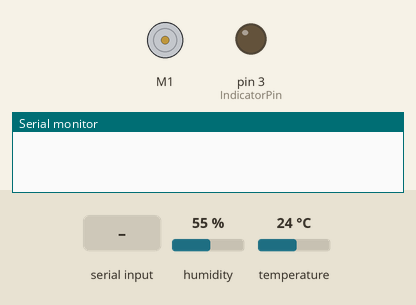
Recording of a sketch running on a simulated Arduino Uno, built with avr-gcc and run on an emulated ATmega328P. On the bench: DC motor (green arrow = forward, orange = backward, longer = faster), output pins drawn as LEDs (lit = HIGH), the last lines printed to the serial monitor. Inputs (shaded band) come from the test bench; at power-on: humidity 55 %, temperature 24 °C.

Above: at 1.2 s.
1.3 s: "1" received over Serial
At 3.1 s:
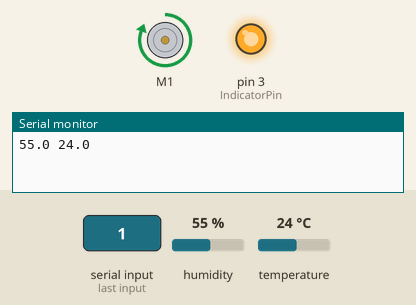
3.5 s: "0" received over Serial
At 4.9 s:
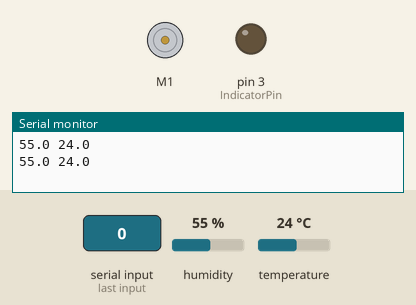
Timing chart, 0 to 6.5 s (numbered marks = the images above; inputs shaded):
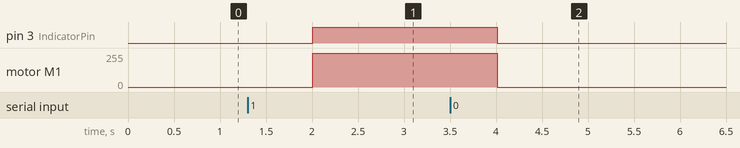

The sketch:

weerstaton_compleet.ino
```cpp
#include "DHT.h"// the sensor libary
#include <Wire.h>
#include <Adafruit_MotorShield.h>

int IndicatorPin = 3;
// sensor instance
DHT dht;

Adafruit_MotorShield AFMS = Adafruit_MotorShield();
Adafruit_DCMotor *myMotor = AFMS.getMotor(1);

void setup()
{
  Serial.begin(115200);

  dht.setup(2);// the data from the sensor is read on pin number 2

  pinMode(IndicatorPin, OUTPUT);

  AFMS.begin(2500);
  myMotor -> setSpeed(0);
  myMotor ->run(FORWARD);
  myMotor ->run(RELEASE);

}

void loop() {
  if (Serial.available())
  {
    byte ch = Serial.read();
    //Serial.print("0x");
    // Serial.println(ch, HEX);

    // controls fan
    MotorControl(ch);
  }

  // read sensors
  getDhtData();
}


void getDhtData()
{
  delay(dht.getMinimumSamplingPeriod());

  float humidity = dht.getHumidity();
  float temperature = dht.getTemperature();

  Serial.print(humidity, 1);
  Serial.print(" ");
  Serial.print(temperature, 1);
  Serial.println();
}

void MotorControl(byte ch)
{
  switch (ch)
  {
    case '0':
      digitalWrite(IndicatorPin, LOW);
      myMotor ->run(FORWARD);
      myMotor ->setSpeed(0);

      break;
    case '1':
      digitalWrite(IndicatorPin, HIGH);
      myMotor ->run(FORWARD);
      myMotor ->setSpeed(255);

      break;
    default:
      // who cares! (eg CR, LF, ...)
      break;
  }
}
```

Measured:
- after the input at 1.3 s, pin 3 (IndicatorPin): LOW → HIGH after 0.71 s; motor M1: stopped → forward 255/255 after 0.71 s
- after the input at 3.5 s, pin 3 (IndicatorPin): HIGH → LOW after 0.51 s; motor M1: forward 255/255 → stopped after 0.51 s
